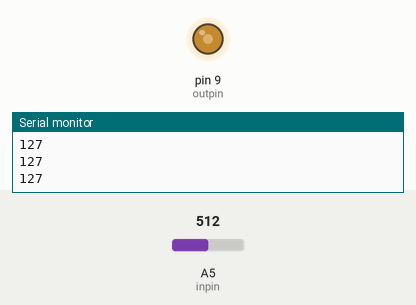
Recording of a sketch running on a simulated Arduino Uno, built with avr-gcc and run on an emulated ATmega328P. Shown: output pins drawn as LEDs (lit = HIGH), the last lines printed to the serial monitor. The test bench sets the inputs (shaded band); at power-on: A5 (inpin) = 512.

Above: at 1.2 s.
1.3 s: A5 (inpin) set to 716
At 1.9 s:
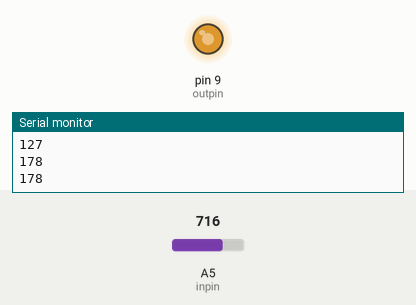
3.0 s: A5 (inpin) set to 900
At 4.2 s:
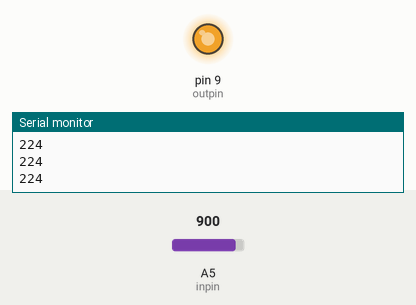
4.5 s: A5 (inpin) set to 122
At 5.5 s:
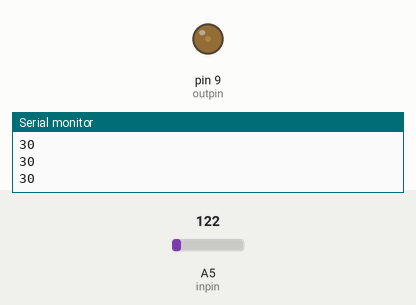
6.0 s: A5 (inpin) set to 0
At 6.7 s:
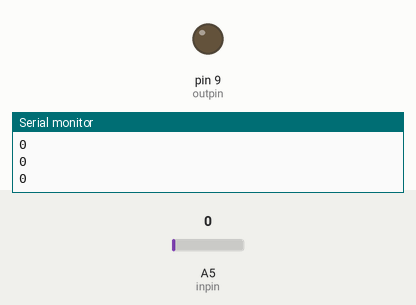
7.5 s: A5 (inpin) set to 511
At 7.9 s:
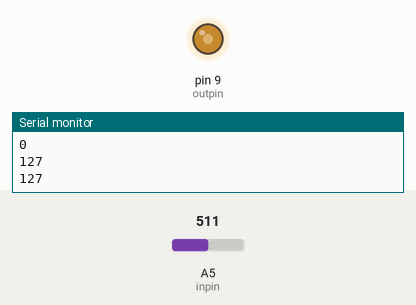
Timing chart, 0 to 10.0 s (numbered marks = the images above; inputs shaded):
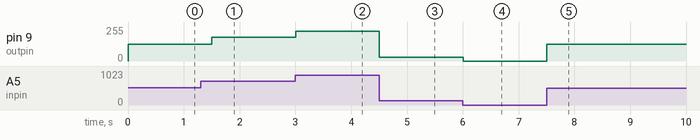

The sketch:

fade_led_with_potentiometer_user-guide.ino
```cpp
/*
Fade led with potentiometer
By turning the knob on the potentiometer, the brightness of the led change.
*/

int pmval;        //defining pmval as a value
int outval;       //defining outval as a value
int inpin = A5;   //defining A5 as analog input
int outpin = 9;   //defining pin 9 as analog output

void setup() {
  Serial.begin(9600);
}

void loop() {
  pmval = analogRead(inpin);                  //pmval read value of inpin
  outval = map(pmval, 0, 1023, 0, 255);       //map it to the range of the analog out
  analogWrite(outpin, outval);                //write analog value to outpin
  Serial.println(outval);                     //print outval value
  delay(300);                                 //print delay of 300 millisecond
}
```

Measured:
- after the input at 1.3 s, pin 9 (outpin): 127/255 → 178/255 after 0.20 s
- after the input at 3.0 s, pin 9 (outpin): 178/255 → 224/255 at once
- after the input at 4.5 s, pin 9 (outpin): 224/255 → 30/255 at once
- after the input at 6.0 s, pin 9 (outpin): 30/255 → 0/255 at once
- after the input at 7.5 s, pin 9 (outpin): 0/255 → 127/255 at once
